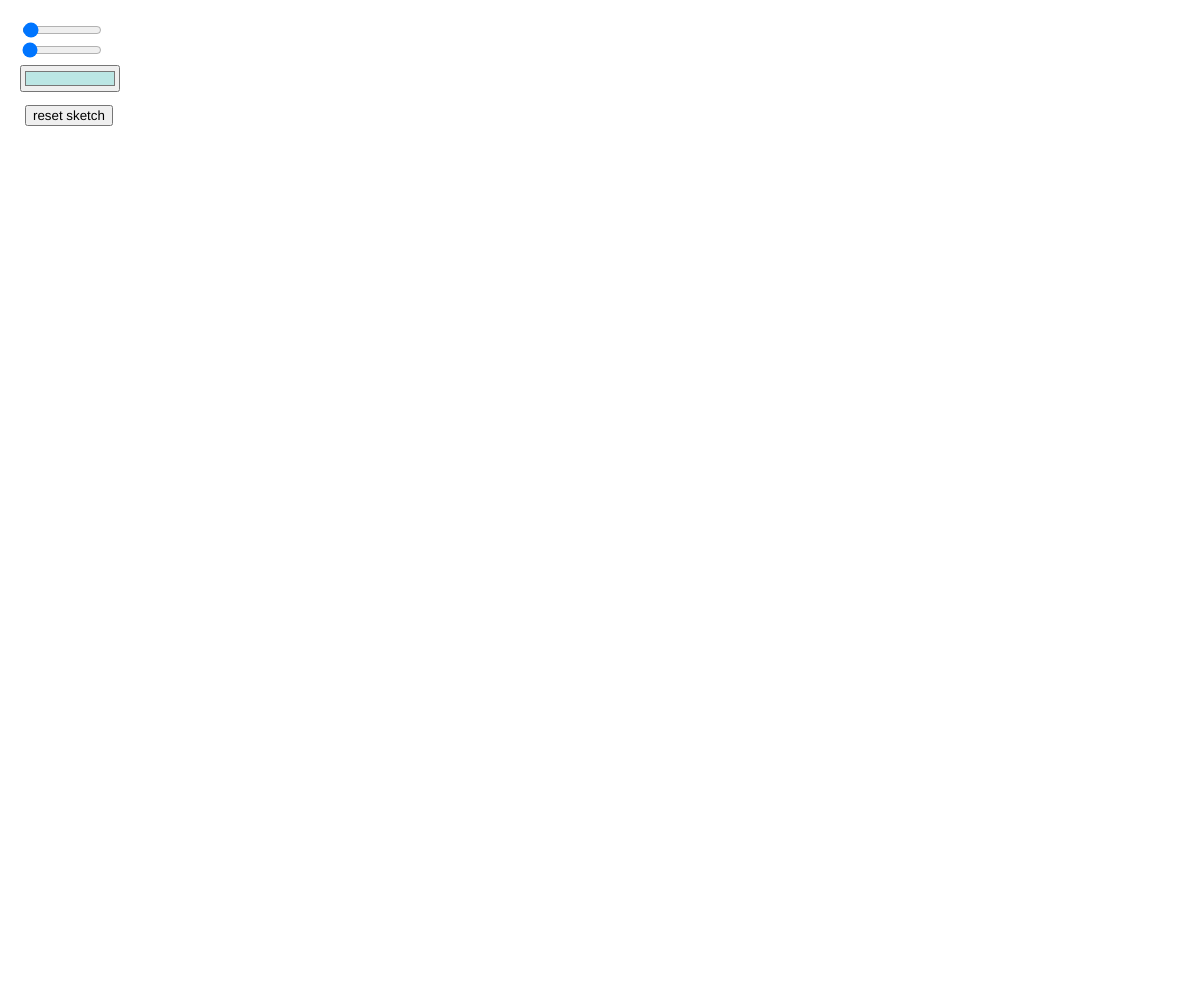
Frame 1 (no input)
Frame 60 (no input): identical to frame 1, image omitted
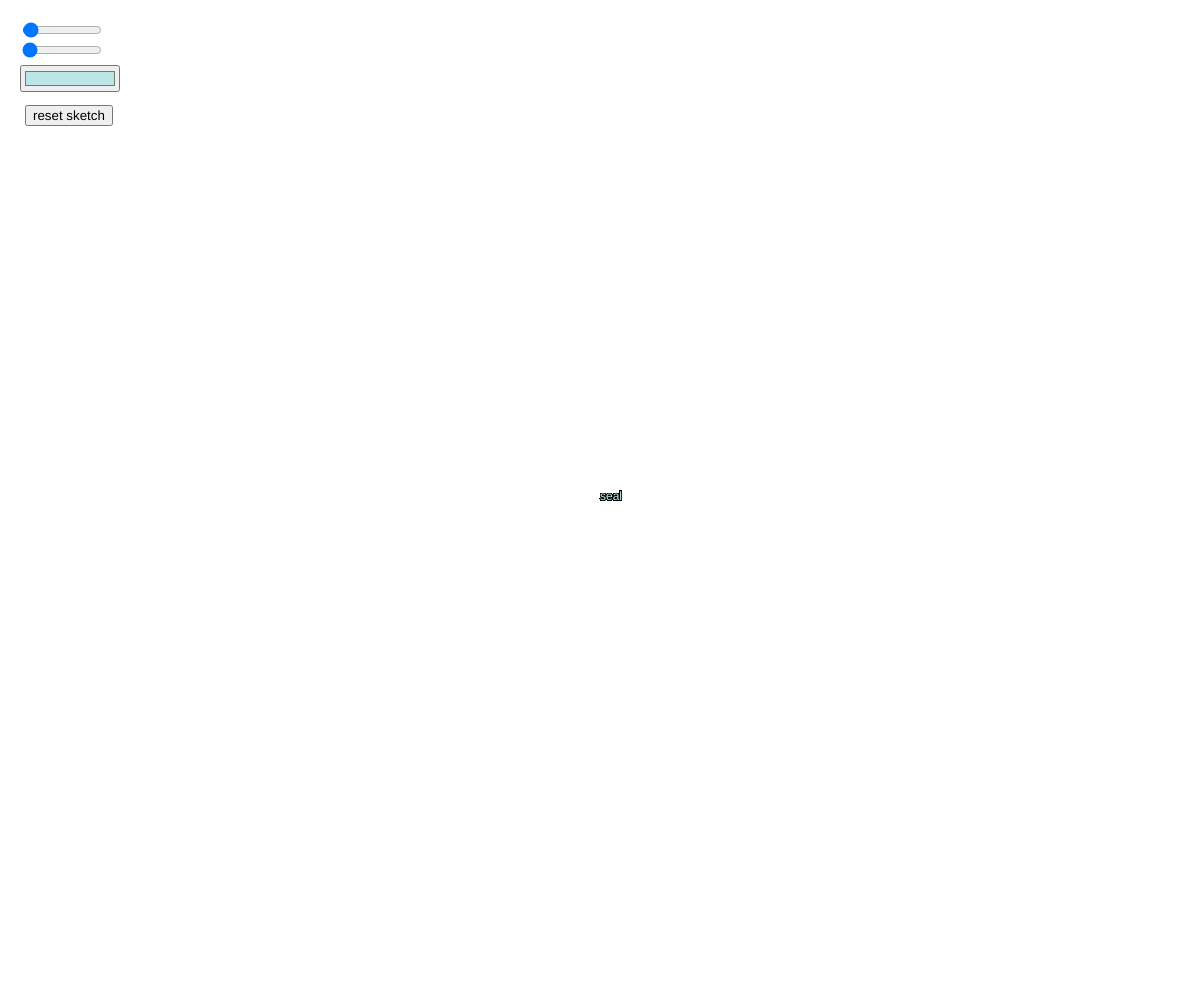
Frame 120 (the mouse pressed at the canvas centre since frame 60)

The p5.js sketch that drew these frames (run headless with seeded random() and noise() and a simulated clock; from frame 60 on, the mouse is pressed at the canvas centre):

// p5.js sketch
// ── sketch.js
let slider;
var colorPicker;

function setup() {
  createCanvas(windowWidth, windowHeight);
    createButton (50, 50)
  
  button = createButton('reset sketch');
  button.position(25, 105);
  button.mousePressed(resetSketch);
  
  
   slider = createSlider(5, 360, 12);
  slider.position(20,20);
  slider .style ('width', '80px');
  slider2 = createSlider(5, 150, 5); //first two numbers are range, third number is starting value 
  slider2.position(20,40);
  slider2.style("width", "80px");
  colorPicker = createColorPicker("#BBE6E4");
  colorPicker.position(20, 65);
  colorPicker.style("width", "100px");


  background(255);
   textSize (12)
   fill(255)
  text('Pen Size', 110, 17);
  text('Eraser Size (press any letter to erase)', 110, 35)
text ('Right Click to Save Artwork (you can erase this text)', 20, 130)

}

function draw() {
  
    let val = slider.value();
let val2 = slider2.value();
  
  stroke(0);
fill (colorPicker.color())
  if (mouseIsPressed === true) {
    text("seal", mouseX, mouseY);
    textSize (val)
  }
  
   if (keyIsPressed === true) {    //eraser tool - hold any key and drag mouse around to use eraser
        noStroke();
        fill(102);
        ellipse(mouseX,mouseY,val2, val2)
        x=mouseY;
        y=mouseX;
  }
}


function resetSketch() {
   background(102)
}

function windowResized() {
  clear();
  resizeCanvas(windowWidth, windowHeight);
  
}
